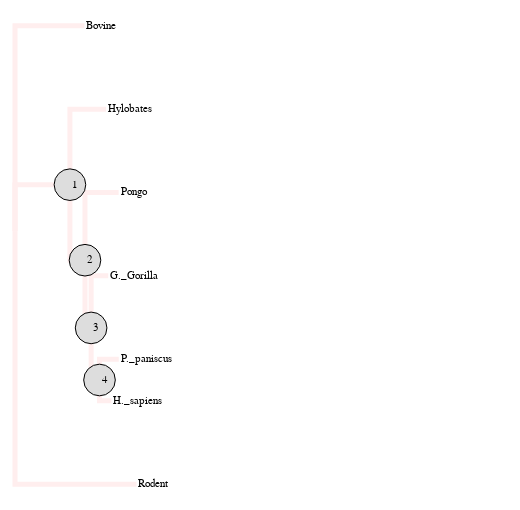

The code cell stored with this chart in its notebook:
### Code cell
# Initialize a Vega Tree object.
TreeChart(data=data, node_size=1000, node_color='#ddd', branch_color='#fee')

### Figure 1 — Vega specification as saved in the notebook (floating-point values rounded to 4 significant figures)
{"data": [{"name": "tree", "transform": [{"key": "id", "parentKey": "parent", "type": "stratify"}, {"as": ["y0", "x0", "depth0", "children0"], "method": "cluster", "size": [500, 500], "type": "tree"}, {"as": ["y", "x", "depth", "children"], "method": "cluster", "size": [500, 500], "type": "tree"}, {"as": "x", "expr": "datum.distance * 100", "type": "formula"}, {"as": "y", "expr": "datum.y0 * (100 / 100)", "type": "formula"}], "values": [{"children": 3, "children0": 3, "depth": 0, "depth0": 0, "distance": 0, "id": "0", "label": "0", "length": 0, "parent": null, "type": "root", "uid": "0t73y8nepF", "x": 0, "x0": 0, "y": 226.6, "y0": 226.6}, {"children": 0, "children0": 0, "depth": 1, "depth0": 1, "distance": 0.6939, "id": "Bovine", "label": "Bovine", "length": 0.6939, "parent": "0", "type": "leaf", "uid": "UDtN4p899J", "x": 69.39, "x0": 500, "y": 20.83, "y0": 20.83}, {"children": 2, "children0": 2, "depth": 1, "depth0": 1, "distance": 0.5494, "id": "1", "label": "1", "length": 0.5494, "parent": "0", "type": "node", "uid": "AGBOCRnDGb", "x": 54.94, "x0": 100.0, "y": 179.7, "y0": 179.7}, {"children": 0, "children0": 0, "depth": 2, "depth0": 2, "distance": 0.9102, "id": "Hylobates", "label": "Hylobates", "length": 0.3608, "parent": "1", "type": "leaf", "uid": "Tzq2nh1PdZ", "x": 91.02, "x0": 500, "y": 104.2, "y0": 104.2}, {"children": 2, "children0": 2, "depth": 2, "depth0": 2, "distance": 0.7, "id": "2", "label": "2", "length": 0.1506, "parent": "1", "type": "node", "uid": "r0Rnlyxs7h", "x": 70.0, "x0": 200, "y": 255.2, "y0": 255.2}, {"children": 0, "children0": 0, "depth": 3, "depth0": 3, "distance": 1.036, "id": "Pongo", "label": "Pongo", "length": 0.3364, "parent": "2", "type": "leaf", "uid": "7h7Miz5WY4", "x": 103.6, "x0": 500, "y": 187.5, "y0": 187.5}, {"children": 2, "children0": 2, "depth": 3, "depth0": 3, "distance": 0.7612, "id": "3", "label": "3", "length": 0.06124, "parent": "2", "type": "node", "uid": "Ji9jm4oF2Q", "x": 76.12, "x0": 300, "y": 322.9, "y0": 322.9}, {"children": 0, "children0": 0, "depth": 4, "depth0": 4, "distance": 0.9327, "id": "G._Gorilla", "label": "G._Gorilla", "length": 0.1715, "parent": "3", "type": "leaf", "uid": "ihPQA8nJVL", "x": 93.27, "x0": 500, "y": 270.8, "y0": 270.8}, {"children": 2, "children0": 2, "depth": 4, "depth0": 4, "distance": 0.8451, "id": "4", "label": "4", "length": 0.08386, "parent": "3", "type": "node", "uid": "VUqVk7FGr2", "x": 84.51, "x0": 400, "y": 375, "y0": 375}, {"children": 0, "children0": 0, "depth": 5, "depth0": 5, "distance": 1.038, "id": "P._paniscus", "label": "P._paniscus", "length": 0.1927, "parent": "4", "type": "leaf", "uid": "V04PJqxKN8", "x": 103.8, "x0": 500, "y": 354.2, "y0": 354.2}, {"children": 0, "children0": 0, "depth": 5, "depth0": 5, "distance": 0.9643, "id": "H._sapiens", "label": "H._sapiens", "length": 0.1193, "parent": "4", "type": "leaf", "uid": "h05gwsrp3k", "x": 96.43, "x0": 500, "y": 395.8, "y0": 395.8}, {"children": 0, "children0": 0, "depth": 1, "depth0": 1, "distance": 1.215, "id": "Rodent", "label": "Rodent", "length": 1.215, "parent": "0", "type": "leaf", "uid": "mAyaIBR2cA", "x": 121.5, "x0": 500, "y": 479.2, "y0": 479.2}]}, {"name": "links", "source": "tree", "transform": [{"key": "id", "type": "treelinks"}, {"orient": "horizontal", "shape": "orthogonal", "type": "linkpath"}]}, {"name": "nodes", "source": "tree", "transform": [{"expr": "datum.type == \"node\"", "type": "filter"}]}, {"name": "leaves", "source": "tree", "transform": [{"expr": "datum.type == \"leaf\"", "type": "filter"}]}], "height": 500, "marks": [{"encode": {"update": {"path": {"field": "path"}, "stroke": {"value": "#fee"}, "strokeWidth": {"value": 5}}}, "from": {"data": "links"}, "type": "path"}, {"encode": {"enter": {"size": {"value": 0}, "stroke": {"value": "#000"}}, "update": {"x": {"field": "x"}, "y": {"field": "y"}}}, "from": {"data": "leaves"}, "type": "symbol"}, {"encode": {"enter": {"size": {"value": 1000}, "stroke": {"value": "#000"}}, "update": {"fill": {"value": "#ddd"}, "x": {"field": "x"}, "y": {"field": "y"}}}, "from": {"data": "nodes"}, "type": "symbol"}, {"encode": {"enter": {"fill": {"value": "#000"}, "text": {"field": "id"}}, "update": {"dx": {"value": 2}, "dy": {"value": 3}, "x": {"field": "x"}, "y": {"field": "y"}}}, "from": {"data": "leaves"}, "type": "text"}, {"encode": {"enter": {"fill": {"value": "#000"}, "text": {"field": "id"}}, "update": {"dx": {"value": 2}, "dy": {"value": 3}, "x": {"field": "x"}, "y": {"field": "y"}}}, "from": {"data": "nodes"}, "type": "text"}], "padding": 5, "width": 500}
